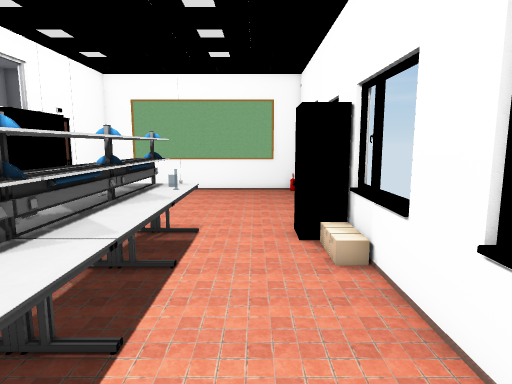
view 1 (above)

16 first-person views from a walk through a Unity game level. The camera is 1.4 m above the floor, tilts 8° down and sees 75° across. The floor is counted in squares, 0.5 m on a side. Each view is taken from the middle of a square. On the plan, view 1 faces up. The plan holds only what a view shows up to about 20 squares ahead; the rest is blank.

view 2
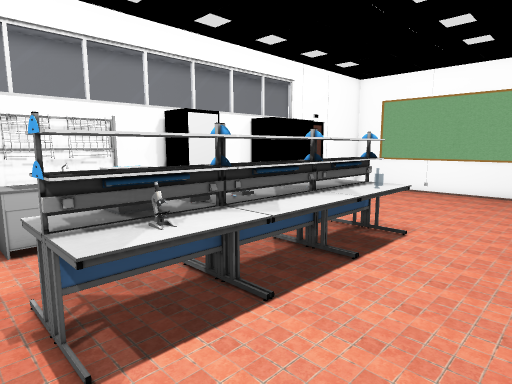

view 3
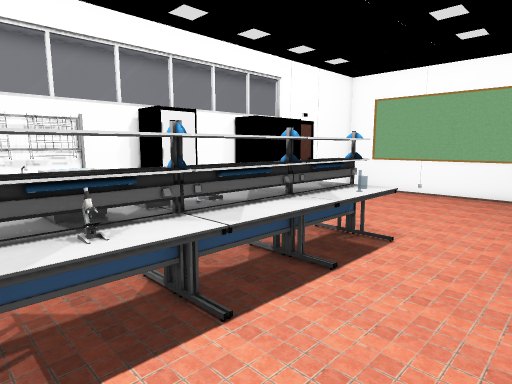

view 4
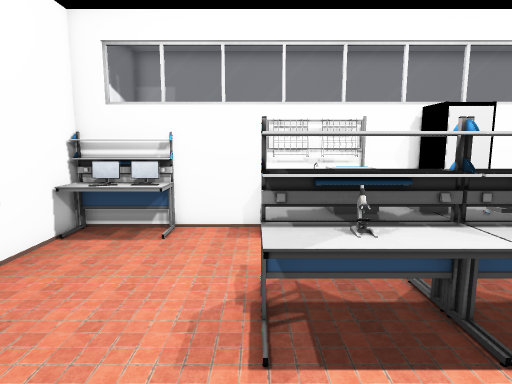

view 5
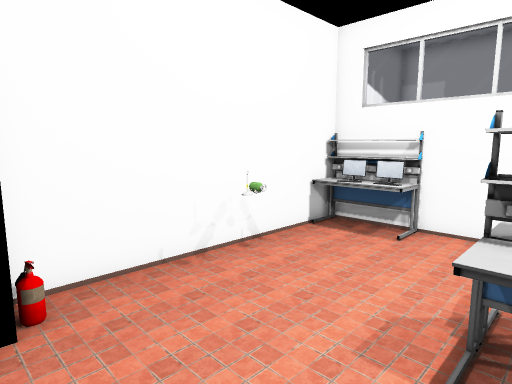

view 6
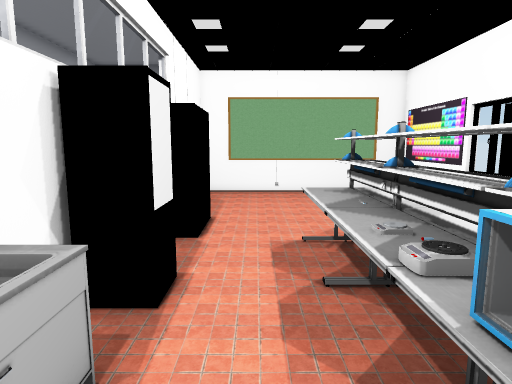

view 7
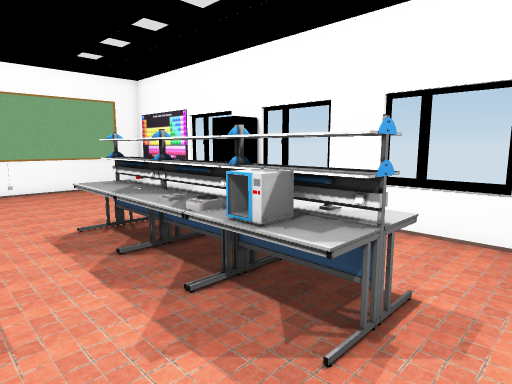

view 8
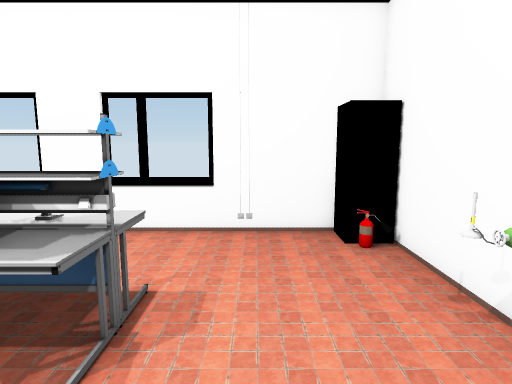

view 9
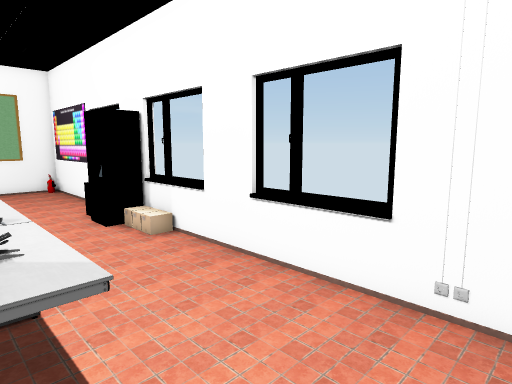

view 10
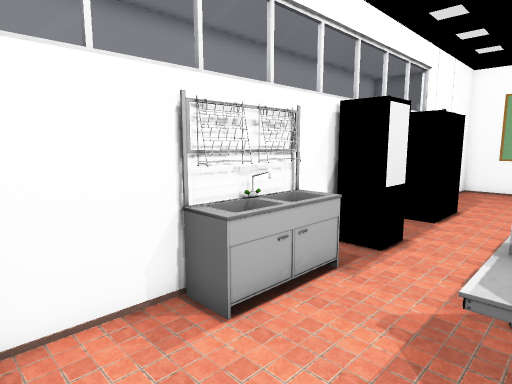

view 11
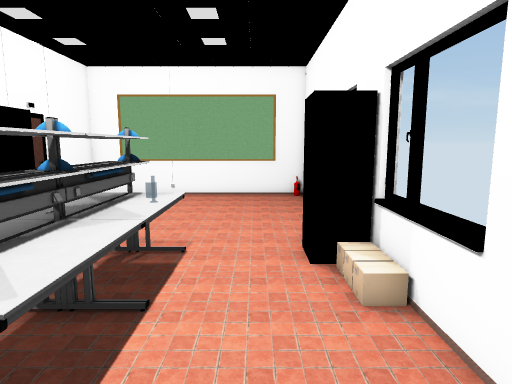

view 12
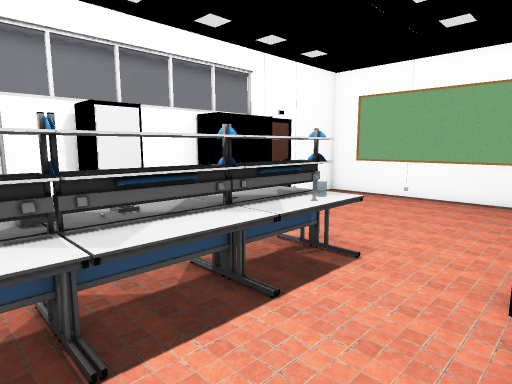

view 13
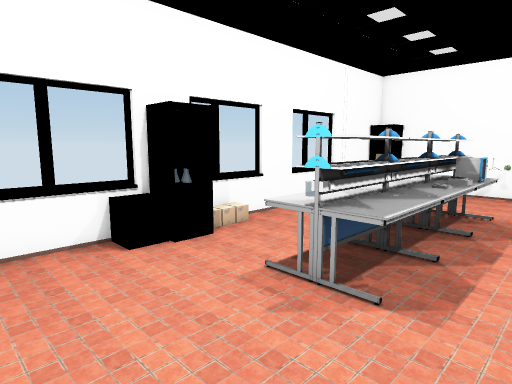

view 14
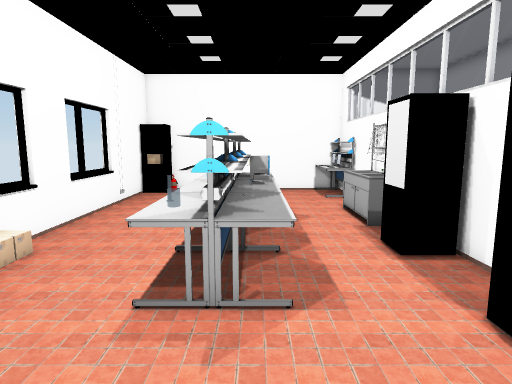

view 15
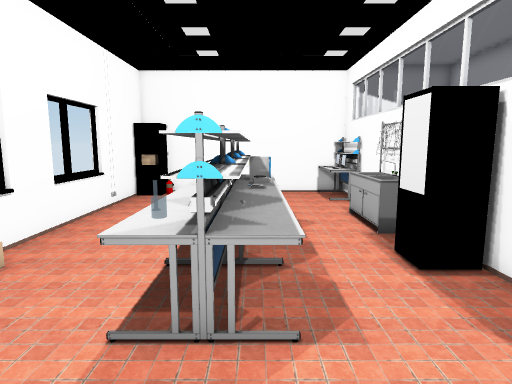

view 16
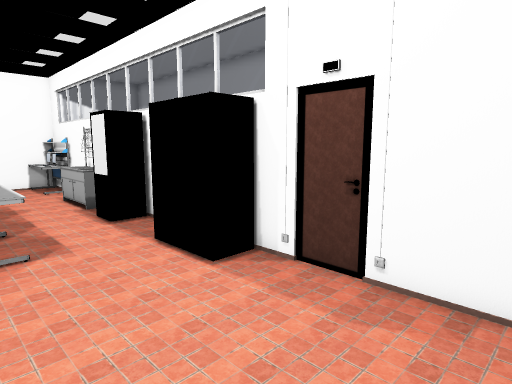

### Floor plan
Points are (right, up) in squares from view 1. A wall is a line through its corners. A room is listed if a view was taken in it or the views show most of it. See-through windows are left out.
Room 1 (views 1, 2, 3, 4, 5, 6, 7, 8, 9, 10, 11, 12, 13, 14, 15, 16)
walls: (2.8, 8.5) (2.8, 15.5); (-8, 4.3) (-8.9, 4.3) (-8.9, 1.5); (-9.2, 11) (-9.2, -1.5); (-9.1, 4.6) (-9.1, 1.2); (-8.1, 2.8) (-9.1, 2.8); (-9.1, 3) (-8.1, 3); (-7.9, 1.3) (-9.1, 1.3); (-9.2, 1.6) (-8.1, 1.6); (2.8, -3.8) (2.8, 7.6); (2.8, 21) (-9.2, 21) (-9.2, 13.6); (-9.2, -5) (1.5, -5)
low walls: (-8.5, 4.6) (-7.9, 4.6) (-7.9, 1.3)
objects: other object (-9, -4); other object (-9, -3); other object (-9, -2); other object (-9, 6) to (-8, 8); other object (-9, 11) to (-8, 12); other object (-9, 13) to (-8, 14); other object (-8, -4); other object (-8, -3) to (-8, -2); other object (-5, 1) to (-2, 3); other object (-5, 4) to (-2, 7); other object (-5, 8) to (-2, 11); other object (-4, -4); other object (-4, 2) to (-4, 3); other object (1, -4) to (2, -4); other object (1, 10) to (2, 11); other object (2, 11) to (2, 12)

Where each view was taken, in squares from view 1:
view 1: 0 up, 0 right, facing up
view 2: 0 up, 2 right, facing up-left
view 3: 1 up, 2 right, facing up-left
view 4: 1 up, 2 right, facing left
view 5: 2 up, 2 right, facing down-left
view 6: 1 up, 6 left, facing up
view 7: 1 down, 8 left, facing up-right
view 8: 1 down, 8 left, facing right
view 9: 2 down, 3 left, facing up-right
view 10: 2 down, 4 left, facing up-left
view 11: 2 up, 0 right, facing up
view 12: 3 up, 2 right, facing up-left
view 13: 16 up, 7 left, facing down-right
view 14: 16 up, 4 left, facing down
view 15: 15 up, 4 left, facing down
view 16: 20 up, 3 left, facing down-left
